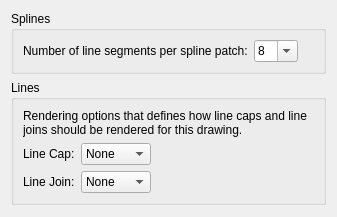
<?xml version="1.0" encoding="UTF-8"?>
<ui version="4.0">
 <class>LC_SettingsPageDrawingSplines</class>
 <widget class="QWidget" name="LC_SettingsPageDrawingSplines">
  <property name="geometry">
   <rect>
    <x>0</x>
    <y>0</y>
    <width>337</width>
    <height>217</height>
   </rect>
  </property>
  <layout class="QVBoxLayout" name="mainLayout">
   <item>
    <widget class="QGroupBox" name="groupBox_splines">
     <property name="title">
      <string>Splines</string>
     </property>
     <layout class="QHBoxLayout">
      <item>
       <widget class="QLabel" name="label">
        <property name="text">
         <string>Number of line segments per spline patch:</string>
        </property>
        <property name="buddy">
         <cstring>cbSplineSegs</cstring>
        </property>
       </widget>
      </item>
      <item>
       <widget class="LC_ContentAdjustableComboBox" name="cbSplineSegs">
        <property name="toolTip">
         <string/>
        </property>
        <property name="editable">
         <bool>true</bool>
        </property>
        <item>
         <property name="text">
          <string>8</string>
         </property>
        </item>
        <item>
         <property name="text">
          <string>16</string>
         </property>
        </item>
        <item>
         <property name="text">
          <string>32</string>
         </property>
        </item>
       </widget>
      </item>
      <item>
       <spacer name="horizontalSpacer">
        <property name="orientation">
         <enum>Qt::Orientation::Horizontal</enum>
        </property>
        <property name="sizeHint" stdset="0">
         <size>
          <width>0</width>
          <height>0</height>
         </size>
        </property>
       </spacer>
      </item>
     </layout>
    </widget>
   </item>
   <item>
    <widget class="QGroupBox" name="groupBox_lines">
     <property name="title">
      <string>Lines</string>
     </property>
     <layout class="QGridLayout" name="gridLayout">
      <item row="3" column="1">
       <widget class="LC_ContentAdjustableComboBox" name="cbLineJoin">
        <property name="toolTip">
         <string>Line Joins

Mode of lines joining in polylines or paths</string>
        </property>
        <property name="sizeAdjustPolicy">
         <enum>QComboBox::SizeAdjustPolicy::AdjustToContents</enum>
        </property>
        <item>
         <property name="text">
          <string>None</string>
         </property>
        </item>
        <item>
         <property name="text">
          <string>Round</string>
         </property>
        </item>
        <item>
         <property name="text">
          <string>Angle</string>
         </property>
        </item>
        <item>
         <property name="text">
          <string>Flat</string>
         </property>
        </item>
       </widget>
      </item>
      <item row="1" column="2">
       <spacer name="horizontalSpacer_2">
        <property name="orientation">
         <enum>Qt::Orientation::Horizontal</enum>
        </property>
        <property name="sizeHint" stdset="0">
         <size>
          <width>0</width>
          <height>0</height>
         </size>
        </property>
       </spacer>
      </item>
      <item row="3" column="0">
       <widget class="QLabel" name="label">
        <property name="text">
         <string>Line Join:</string>
        </property>
        <property name="buddy">
         <cstring>cbLineJoin</cstring>
        </property>
       </widget>
      </item>
      <item row="1" column="0">
       <widget class="QLabel" name="label">
        <property name="text">
         <string>Line Cap:</string>
        </property>
        <property name="buddy">
         <cstring>cbLineCap</cstring>
        </property>
       </widget>
      </item>
      <item row="1" column="1">
       <widget class="LC_ContentAdjustableComboBox" name="cbLineCap">
        <property name="toolTip">
         <string>Caps

End cap for lines rendering mode</string>
        </property>
        <property name="sizeAdjustPolicy">
         <enum>QComboBox::SizeAdjustPolicy::AdjustToContents</enum>
        </property>
        <item>
         <property name="text">
          <string>None</string>
         </property>
        </item>
        <item>
         <property name="text">
          <string>Round</string>
         </property>
        </item>
        <item>
         <property name="text">
          <string>Angle</string>
         </property>
        </item>
        <item>
         <property name="text">
          <string>Square</string>
         </property>
        </item>
       </widget>
      </item>
      <item row="0" column="0" colspan="3">
       <widget class="QLabel" name="label_2">
        <property name="text">
         <string>Rendering options that defines how line caps and line joins should be rendered for this drawing.</string>
        </property>
        <property name="wordWrap">
         <bool>true</bool>
        </property>
       </widget>
      </item>
     </layout>
    </widget>
   </item>
   <item>
    <spacer>
     <property name="orientation">
      <enum>Qt::Orientation::Vertical</enum>
     </property>
     <property name="sizeHint" stdset="0">
      <size>
       <width>0</width>
       <height>0</height>
      </size>
     </property>
    </spacer>
   </item>
  </layout>
 </widget>
 <customwidgets>
        <customwidget>
            <class>LC_ContentAdjustableComboBox</class>
            <extends>QComboBox</extends>
            <header location="global">lc_content_adjustable_combo_box.h</header>
        </customwidget>
 </customwidgets>
 <resources/>
 <connections/>
</ui>
